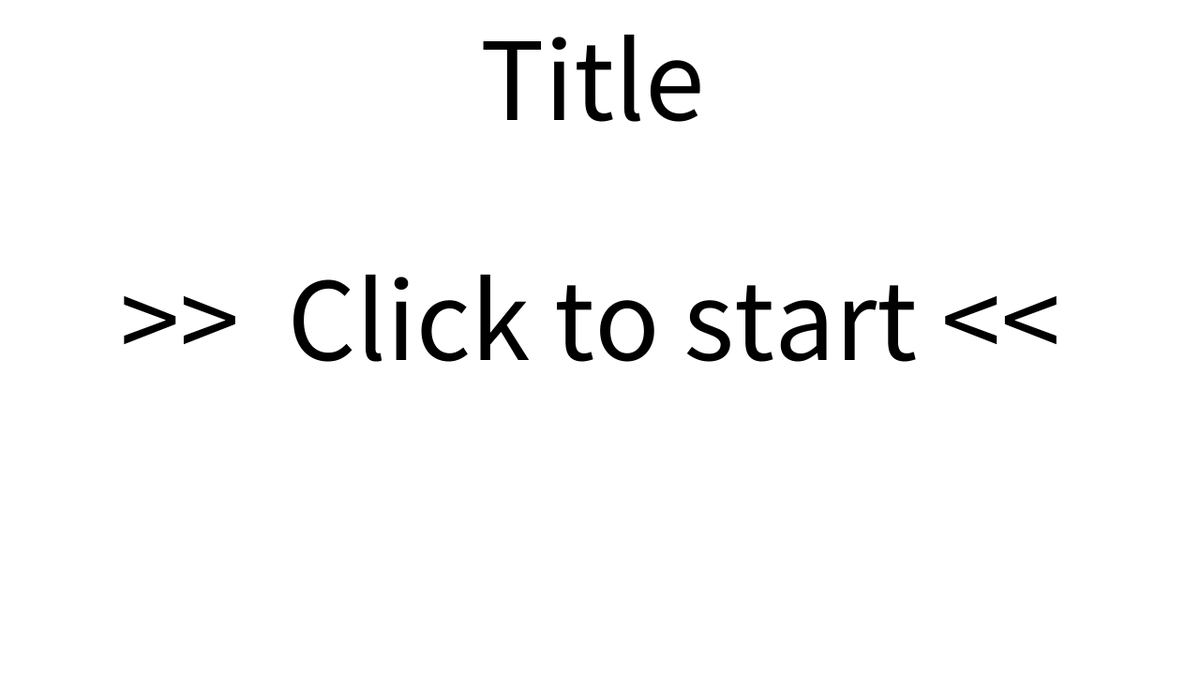
Frame 1 (no input)
Frame 60 (the mouse pressed at the canvas centre just before this capture): identical to frame 1, image omitted
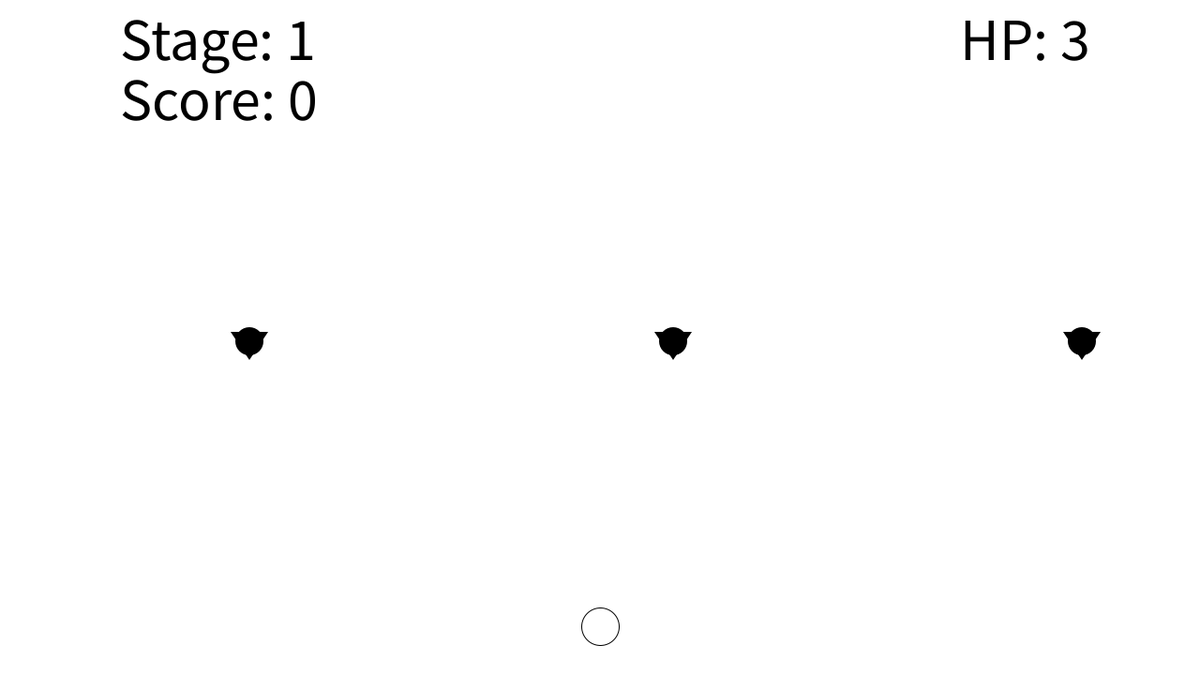
Frame 120 (the mouse held since frame 60 and released just before this capture)

The Processing sketch that drew these frames (run headless with seeded random() and noise(); from frame 60 on, the mouse is pressed at the canvas centre):

// Processing sketch: shooting_game
// ── shooting_game.pde
StageProgress stage = new StageProgress();
TitleRender title;
FieldRender fieldRender;
ResultRender resultRender;

boolean clickedTick = false;

void mouseClicked() {
  clickedTick = true;
}

void init() {
  title = new TitleRender();
  fieldRender = new FieldRender();
  resultRender = new ResultRender();
}

void setup() {
  size(1280, 720);
  colorMode(RGB, 255);
  background(255, 255, 255);
  frameRate(30);
}

void draw() {
  background(255, 255, 255);
  if (stage.current() == 0) {
    if (stage.isNewStage()) {
      init();
      stage.updatePrev();
    }
    title.update();
    if (title.isClicked) {
      stage.next();
    }
  }
  if (stage.current() >= 1 && !stage.isEnded()) {
    if (stage.isNewStage()) {
      fieldRender.init(stage.current());
      stage.updatePrev();
    }
    fieldRender.update();
    if (fieldRender.isPlayerDead()) {
      stage.end();
    } else if (fieldRender.isCleared) {
      stage.next();
    }
  }
  if (stage.isEnded()) {
    if (stage.isNewStage()) {
      resultRender.init(stage.current() != -1);
      resultRender.setScore(fieldRender.score);
      stage.updatePrev();
    }
    resultRender.update();
    if (resultRender.isClicked) {
      stage.reset();
    }
  }
  clickedTick = false;
}

// ── FieldRender.pde
/*
ゲーム画面を管理するクラス
*/
class FieldRender {
  TextRender hpRender = new TextRender("HP: 0", int(width * 0.8), 64);
  TextRender stageRender = new TextRender("Stage: 0", int(width * 0.1), 64);
  TextRender scoreRener = new TextRender("Score: 0", int(width * 0.1), stageRender.y + 64);

  ArrayList<Enemy> enemies = new ArrayList<>();
  int enemyCount;
  int enemySpawnY = 10;

  ArrayList<Shoot> shoots = new ArrayList<>();
  Cube cube;
  int playerAttack = 1;

  int score;
  boolean isCleared;

  void init(int stage) {
    cube = new Cube(stage);
    enemyCount = 2 + stage;
    enemies.clear();
    shoots.clear();
    for (int i = 0; i < enemyCount; i++) {
      int posX = (width - 100) / enemyCount * i + 50;
      boolean isBoss = random(100) < stage * 3;
      int level = stage;
      if (isBoss) {
        level = -1;
      }
      enemies.add(new Enemy(posX, enemySpawnY, level));
    }
    hpRender.setSize(64);
    stageRender.setText("Stage: " + str(stage));
    stageRender.setSize(64);
    scoreRener.setSize(64);
    score = 0;
    isCleared = false;
  }

  void update() {
    cube.draw();
    hpRender.setText("HP: " + str(cube.hp));
    hpRender.draw();
    stageRender.draw();
    scoreRener.setText("Score: " + str(score));
    scoreRener.draw();
    if (clickedTick) {
      shoots.add(new Shoot(mouseX, 668, cube.level));
    }

    for (int i = 0; i < shoots.size(); i++) {
      Shoot shoot = shoots.get(i);
      shoot.draw();
      if (shoot.reached) {
        shoots.remove(shoot);
      }
    }
    for (int i = 0; i < enemies.size(); i++) {
      Enemy enemy = enemies.get(i);
      enemy.draw();
      for (Shoot shoot : shoots) {
        if (shoot != null && enemy.N(shoot.x, shoot.y)) {
          enemy.damage(playerAttack);
        }
      }
      if (enemy.hp <= 0) {
        enemies.remove(enemy);
        score += 50;
      }
      if (cube.hit(enemy.x, enemy.y) && cube.o == 0) {
        if (enemy.level == -1) {
          cube.damage(3);
          score -= 100;
        } else {
          cube.damage(1);
          score -= 20;
        }
      }
    }
    if (enemies.size() == 0) {
      isCleared = true;
    }
  }

  boolean isPlayerDead() {
    return cube.hp < 1;
  }
}

// ── ResultRender.pde
/*
結果画面の描画用クラス
 */
class ResultRender {
  TextRender title = new TextRender("Result", width / 2 - 160, 128);
  TextRender scoreText = new TextRender("score: ???", width / 2 - 272, title.y + 256);

  boolean isClicked = false;
  int coolTime;

  void init(boolean isCleared) {
    if (isCleared) {
      title.setText("Clear!!");
      title.setColor(color(41, 255, 59));
    } else {
      title.setColor(#000000);
      title.setText("Result");
    }
    coolTime = int(frameRate * 2);
    isClicked = false;
  }

  void setScore(int score) {
    scoreText.setText("score: " + str(score));
  }

  void update() {
    title.draw();
    if (second() % 2 == 0) {
      scoreText.draw();
    }
    if (--coolTime <= 0 && mousePressed) {
      isClicked = true;
    }
  }
}

// ── Shoot.pde
class Shoot {
  int x;
  int y;
  boolean reached = false;
  int speed;
  Shoot(int x, int y, int level) {
    this.x = x;
    this.y = y;
    this.speed = 10 + level;
  }
  void draw() {
    y-= speed;
    if (y < 0) {
      reached = true;
    }
    if (!reached) {
      fill(255, 255, 255);
      stroke(0);
      strokeWeight(1);
      ellipse(x, y, 10, 10);
    }
  }
}

// ── StageProgress.pde
/*
ゲーム状態を表現するためのクラス
 enumが無いのであえて分離させてここに各状態を記述する
 */
class StageProgress {
  /*
  -1,11: リザルト画面
   0: タイトル画面
   1~10: ゲーム画面
   */
  private int current = 0;

  private int prev = -1;

  void next() {
    updatePrev();
    current++;
  }

  int current() {
    return current;
  }

  int prev() {
    return prev;
  }

  void end() {
    updatePrev();
    current = -1;
  }

  void reset() {
    current = 0;
    prev = -1;
  }

  void updatePrev() {
    prev = current;
  }

  boolean isNewStage() {
    return prev != current;
  }

  boolean isEnded() {
    return current == -1 || current > 10;
  }
}

// ── TextRender.pde
/*
Textを描画するためのhelperクラス
 サイズ指定と色指定をクラスで保持し、draw()関数内で毎回宣言することで描画関連のバグを防ぐために作成
 */
class TextRender {
  private String text;
  private int x;
  private int y;
  private int size = 128;
  private color rgb = #000000;
  TextRender(String text, int x, int y) {
    this.text = text;
    this.x = x;
    this.y = y;
  }

  void setText(String t) {
    text = t;
  }

  void setSize(int size) {
    this.size = size;
  }

  void setColor(color c) {
    rgb = c;
  }

  void draw() {
    textSize(size);
    fill(rgb);
    text(text, x, y);
  }
}

// ── TitleRender.pde
/*
タイトル画面の描画用クラス
 */
class TitleRender {
  TextRender title = new TextRender("Title", width / 2 - 128, 128);

  TextRender start = new TextRender(">>  Click to start <<", width / 2 - 512, title.y + 256);

  boolean isClicked = false;

  void update() {
    title.draw();
    if (second() % 2 == 0) {
      start.draw();
    }
    if (mousePressed) {
      isClicked = true;
    }
  }
}

// ── cube.pde
class Cube {
  int a;
  int b;
  int hp;
  int o = 0;
  float tenmetsu = frameRate/3;
  int level = 5;
  int power;

  Cube(int level) {
    this.a = mouseX;
    this.b = 628;
    this.hp = 3;
    this.level = level;
  }
  void draw() {
    a = mouseX;
    fill(255, 255, 255);
    stroke(0);
    strokeWeight(1);
    if (o > 0) {
      if (o >= 0 && o <= tenmetsu || 2*tenmetsu <= o && o <= frameRate) {
        fill(255, 0, 0);
      }
      o = o - 1;
    }
    switch (level) {
      case 3:
      case 4:
      fill(225, 255, 255);
      power = power + 2;
      break;
      case 5:
      case 6:
      fill(255, 0, 255);
      power = power + 3;
      break;
      case 7:
      case 8:
      fill(255, 255, 0);
      power = power + 4;
      break;
      case 9:
      case 10:
      fill(random(255), random(255), random(255));
      power = power + 5;
      break;
    }
    ellipse(a, 668, 40, 40);
  }
  boolean hit(int c, int d) {
    if (a + 40 >= c && a - 40 <= c && d >= 628 && d <= 708) {
      return true;
    } else {
      return false;
    }
  }
  void damage(int amount) {
    hp =  hp - amount;
    o = int(frameRate);
    tenmetsu = frameRate/3;
  }
}

// ── enemy.pde
class Enemy {
  int x;
  int y;
  int speed;
  int hp = 3;
  int dmg = 0;
  int level;
  int vec=0;
  Enemy(int x, int y,int level) {
    this.x = x;
    this.y = y;
    this.level = level;
    speed = 5 + level;
    vec=vec+int(random(-6 - level,6 + level));
  }

  void draw() {
    if(x > width){
      x=0;
    }
    if(x<0){
      x=width;
    }
    if (y > height) {
      y=0;
    }
    if(level==1){
      noStroke();
      fill(0);
      ellipse(x, y, 30, 30);
      fill(0);
      triangle(x-20, y-10, x+20, y-10, x, y+20);
    }else if(level==-1){
      fill(0);
      noStroke();
      ellipse(x,y,70,70);
      strokeWeight(15);
      stroke(255,0,0);
      line(x-20,y-20,x+20,y+20);
      stroke(255,0,0);
      line(x+20,y-20,x-20,y+20);
    }else{
      noStroke();
      fill(255,0,255);
      rect(x-10,y-20,20,40);
      fill(255,0,255);
      rect(x-20,y-20,5,35);
      fill(255,0,255);
      rect(x+15,y-20,5,35);
      fill(255,0,255);
      triangle(x-20, y-15, x+20, y-15, x, y+20);
      fill(255,0,255);
      triangle(x-5, y+20, x+5, y+20, x, y+30);
    }
    if (dmg > 0) {
      dmg = dmg - 3;
      for (int angle=0; angle<360; angle+=20) {
        int r = int(frameRate) - dmg;
        float rad = radians(angle);
        noStroke();
        fill(255,255,0);
        ellipse(x+r*cos(rad), y+r*sin(rad), 5, 5);
      }
    } else {
      if(level==0){
        y+= speed;
      }else{
        x = x + vec;
        y+= speed;
      }
    }
  }

  boolean N(int dx, int dy) {
    if(level==1){
    if (x-20<dx && dx<x+20 && y-15<dy && dy<y+20) {
      return true;
    }
    return false;
  }else if(level==-1){
     if (x-35<dx && dx<x+35 && y-35<dy && dy<y+35) {
      return true;
    }
    return false;
  }else{
    if (x-20<dx && dx<x+20 && y-20<dy && dy<y+30) {
      return true;
    }
    return false;
  }
  }
  void damage(int amount) {
    if(dmg<1){
      hp -= amount;
      vec=int(random(-6,6));
      dmg = int(frameRate);
    }
  }
}
